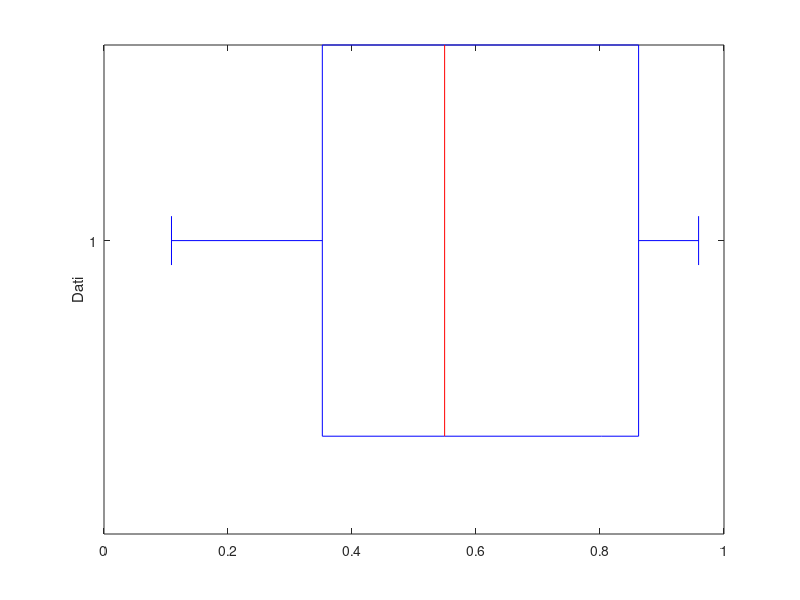

The MATLAB source for this figure:
DIM = 10;
x = rand(DIM,1);
media = mean(x);
mediana = median(x);
devstand = std(x);
varianza = var(x);
figure(1);
boxplot(x,'orientation','horizontal');
ylabel('Dati');